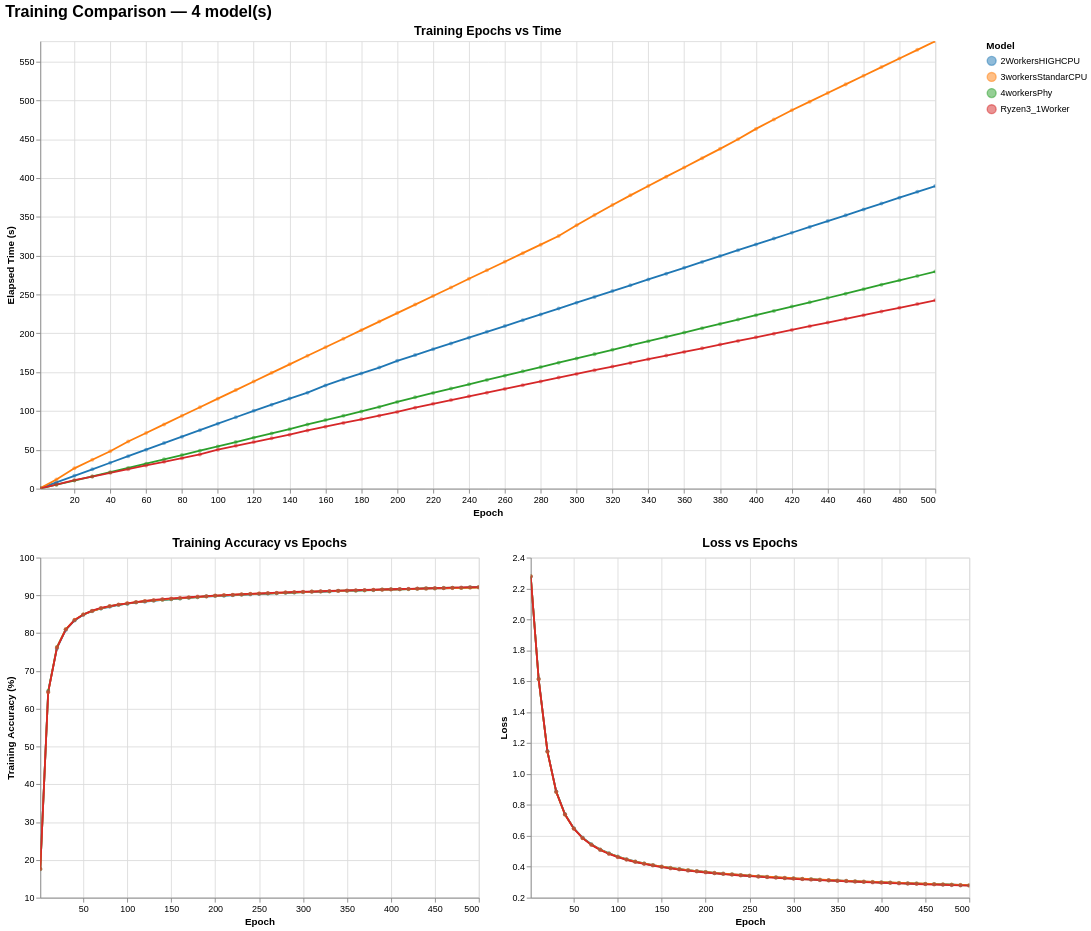

The cell this chart's notebook holds for it:
### Markdown cell above
# COMPARASION DE LOS MEJORES

### Code cell
runs = load_from_paths(
    "../stats/MNIST/PhysicalCPU/4workersPhy_metadata.json",
    "../stats/MNIST/HIGHCPU/HighCPU2Workers_metadata.json",
    "../stats/MNIST/standarCPU/3workers_metadata.json",
    "../stats/MNIST/Monolitic/Ryzen31Worker_metadata.json",
)

print(runs_metadata(runs).to_string())

chart = compare_runs(runs)
chart.display()

### Figure 1 — Vega-Lite specification as saved in the notebook (floating-point values rounded to 4 significant figures; data arrays with more than 128 entries replaced by an {"elided": "..."} marker saying what was removed)
{"config": {"view": {"continuousWidth": 300, "continuousHeight": 300}}, "vconcat": [{"mark": {"type": "line", "point": {"opacity": 0.5, "size": 20}}, "encoding": {"color": {"field": "model", "legend": {"orient": "right", "title": "Model"}, "scale": {"scheme": "category10"}, "type": "nominal"}, "tooltip": [{"field": "model", "title": "Model", "type": "nominal"}, {"field": "epoch", "title": "Epoch", "type": "quantitative"}, {"field": "time_s", "format": ".2f", "title": "Time (s)", "type": "quantitative"}, {"field": "acc_train", "format": ".2f", "title": "Train Acc (%)", "type": "quantitative"}], "x": {"field": "epoch", "scale": {"nice": false, "zero": false}, "title": "Epoch", "type": "quantitative"}, "y": {"field": "time_s", "scale": {"nice": false}, "title": "Elapsed Time (s)", "type": "quantitative"}}, "height": 500, "name": "view_f7dadc717b28848b_0", "title": {"text": "Training Epochs vs Time", "fontSize": 14}, "width": 1000}, {"hconcat": [{"mark": {"type": "line", "point": {"opacity": 0.5, "size": 20}}, "encoding": {"color": {"field": "model", "legend": {"orient": "right", "title": "Model"}, "scale": {"scheme": "category10"}, "type": "nominal"}, "tooltip": [{"field": "model", "title": "Model", "type": "nominal"}, {"field": "epoch", "title": "Epoch", "type": "quantitative"}, {"field": "acc_train", "format": ".2f", "title": "Train Acc (%)", "type": "quantitative"}, {"field": "loss", "format": ".4f", "title": "Loss", "type": "quantitative"}], "x": {"field": "epoch", "scale": {"nice": false}, "title": "Epoch", "type": "quantitative"}, "y": {"field": "acc_train", "scale": {"zero": false}, "title": "Training Accuracy (%)", "type": "quantitative"}}, "height": 380, "name": "view_d3e7178f86e2a9ea_0", "title": {"text": "Training Accuracy vs Epochs", "fontSize": 14}, "width": 490}, {"mark": {"type": "line", "point": {"opacity": 0.5, "size": 20}}, "encoding": {"color": {"field": "model", "legend": {"orient": "right", "title": "Model"}, "scale": {"scheme": "category10"}, "type": "nominal"}, "tooltip": [{"field": "model", "title": "Model", "type": "nominal"}, {"field": "epoch", "title": "Epoch", "type": "quantitative"}, {"field": "acc_train", "format": ".2f", "title": "Train Acc (%)", "type": "quantitative"}, {"field": "loss", "format": ".4f", "title": "Loss", "type": "quantitative"}], "x": {"field": "epoch", "scale": {"nice": false}, "title": "Epoch", "type": "quantitative"}, "y": {"field": "loss", "scale": {"zero": false}, "title": "Loss", "type": "quantitative"}}, "height": 380, "name": "view_542fec15cbca7539_1", "title": {"text": "Loss vs Epochs", "fontSize": 14}, "width": 490}], "resolve": {"scale": {"color": "shared", "y": "independent"}}}], "data": {"name": "data-9c0a855a1489009fd2823df157033ec2"}, "params": [{"name": "zoom_epoch_time", "select": {"type": "interval"}, "bind": "scales", "views": ["view_f7dadc717b28848b_0"]}, {"name": "zoom_acc_epoch", "select": {"type": "interval"}, "bind": "scales", "views": ["view_d3e7178f86e2a9ea_0"]}, {"name": "zoom_loss_epoch", "select": {"type": "interval"}, "bind": "scales", "views": ["view_542fec15cbca7539_1"]}], "resolve": {"scale": {"color": "shared"}}, "title": {"text": "Training Comparison — 4 model(s)", "fontSize": 18}, "$schema": "https://vega.github.io/schema/vega-lite/v6.1.0.json", "datasets": {"data-9c0a855a1489009fd2823df157033ec2": {"elided": "204 records"}}}
